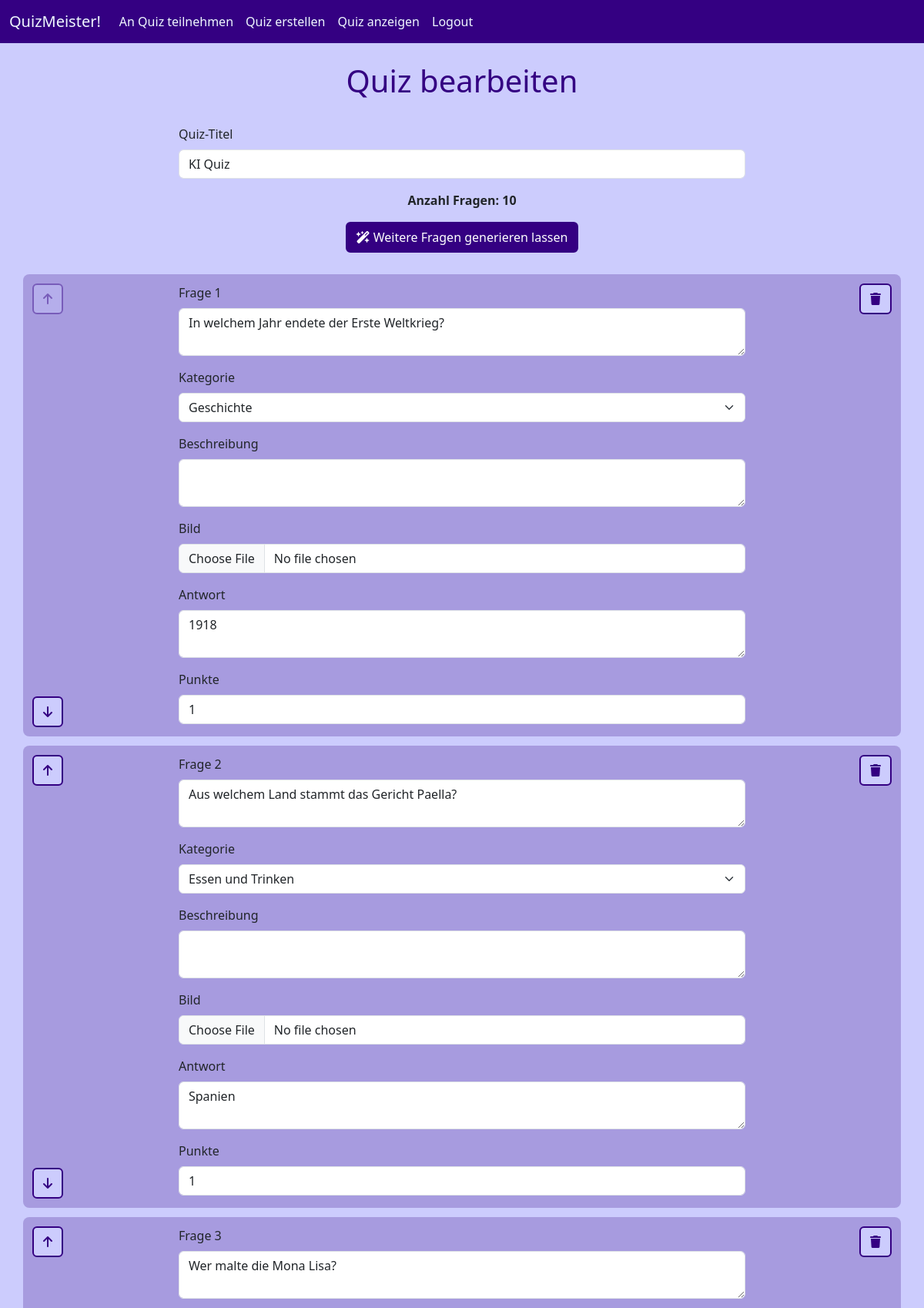
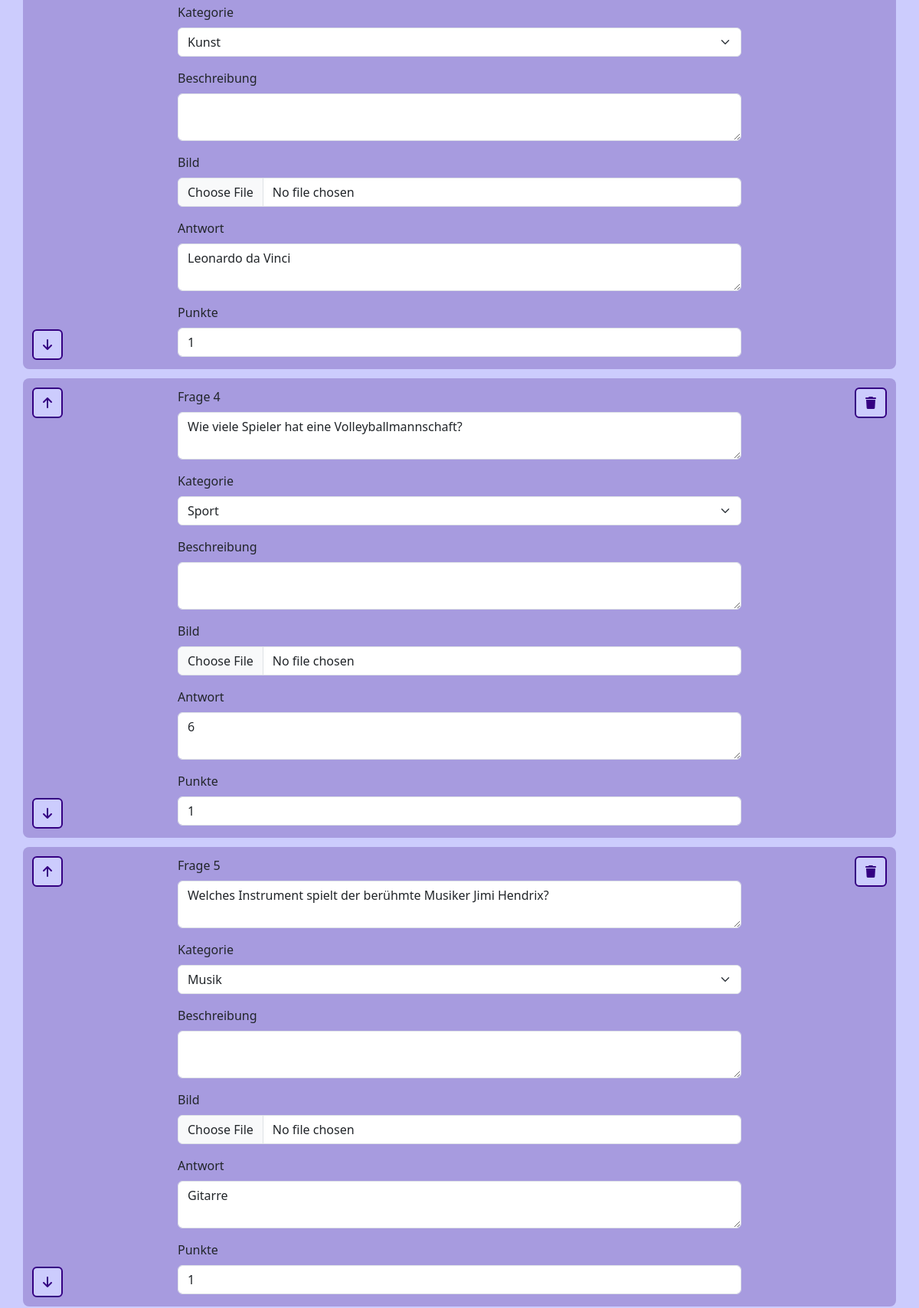
Page /editquiz/10 (signed in, upper part) on the committed database (2 pictures, top to bottom).
### tables this page shows
CREATE TABLE quizzes (quiz_id INTEGER PRIMARY KEY AUTOINCREMENT, title TEXT NOT NULL, number_of_questions INTEGER, user_id INTEGER NOT NULL);

CREATE TABLE questions (quiz_id INTEGER NOT NULL, question_id INTEGER NOT NULL, question TEXT NOT NULL, category TEXT NOT NULL, description TEXT, image TEXT, answer TEXT NOT NULL, points NUMERIC NOT NULL, PRIMARY KEY (quiz_id, question_id));

### quizzy.py (the view, shortened to what this page needs)
@app.route("/editquiz/<int:quiz_id>", methods=["GET", "POST"])
def editquiz(quiz_id):
    with sqlite3.connect("quizzy.db") as con:
        cur = con.cursor()
        cur.execute("SELECT * FROM quizzes WHERE quiz_id = (?)", (quiz_id,))
        quiz = cur.fetchone()
        cur.execute("SELECT * FROM questions WHERE quiz_id = (?)", (quiz_id,))
        questions = cur.fetchall()
    if quiz == None:
        return "Quiz nicht gefunden.", 404
    else:
        return render_template("editquiz.html", quiz=quiz, questions=questions)

### quizzy.py (called while the page is built)
@app.before_request
def require_login():
    allowed_routes = ["register", "login", "static"]
    if "username" not in session and request.endpoint not in allowed_routes:
        return redirect(url_for("login"))

### templates/editquiz.html (shortened to what this page needs)
<!DOCTYPE html>
<html lang="en">
{% include 'head.html' %}
<body>
    {% include 'navbar.html' %}
    <h1>Quiz bearbeiten</h1>
    <div class="container text-start">
        <form action="{{ url_for('editquiz', quiz_id=quiz[0]) }}" method="POST" enctype="multipart/form-data">
            <div class="row justify-content-center">
                <div class="col-8">
                    <div class="mb-3">
                        <label class="form-label">Quiz-Titel</label>
                        <input class="form-control" type="text" name="title" value="{{ quiz[1] }}" required></input>
                    </div>
                    <div class="text-center">
                        <div class="mb-3"><strong>Anzahl Fragen: <span id="question-counter">{{ quiz[2]
                                    }}</span></strong></div>
                        <button type="button" class="btn btn-secondary mb-3" data-bs-toggle="modal"
                            data-bs-target="#generateQuestionsModal"><i class="fa-solid fa-wand-magic-sparkles"></i>
                            Weitere Fragen generieren lassen</button>
                    </div>
                </div>
            </div>
            <div id="questions">
                {% for question in questions %}
                <div class="question" id="question-{{ question[1]-1 }}">
                    <div class="row justify-content-center with-background" style="padding-top: 12px;margin-top: 12px;">
                        <div class="col-2 position-relative">
                            <div class="position-absolute top-0 start-0"><button class="btn btn-primary"
                                    id="move-up-btn-{{ question[1]-1 }}" type="button" style="margin-left: 12px;"
                                    onclick="moveQuestionUp('{{ question[1]-1 }}')" {{ "disabled" if question[1]-1==0
                                    }}><i class="fa-solid fa-arrow-up"></i></button></div>
                            <div class="position-absolute bottom-0 start-0"><button class="btn btn-primary"
                                    id="move-down-btn-{{ question[1]-1 }}" type="button"
                                    style="margin-left: 12px; margin-bottom: 12px;"
                                    onclick="moveQuestionDown('{{ question[1]-1 }}')" {{ "disabled" if
                                    question[1]==questions|length }}><i class="fa-solid fa-arrow-down"></i></button>
                            </div>
                        </div>
                        <div class="col-8">
                            <div class="mb-3">
                                <label name="inputQuestion" class="form-label">Frage {{ question[1]
                                    }}</label>
                                <textarea class="form-control" type="text" id="question" rows="2"
                                    name="questions[{{ question[1]-1 }}][question]"
                                    required>{{  question[2] }}</textarea>
                            </div>
                            <div class="mb-3">
                                <label class="form-label">Kategorie</label>
                                <select class="form-select" id="category"
                                    name="questions[{{ question[1]-1 }}][category]" required>
                                    <option {{ "selected" if question[3]=="Essen und Trinken" }}>Essen und Trinken
                                    </option>
                                    <option {{ "selected" if question[3]=="Geschichte" }}>Geschichte</option>
                                    <option {{ "selected" if question[3]=="Kunst" }}>Kunst</option>
                                    <option {{ "selected" if question[3]=="Musik" }}>Musik</option>
                                    <option {{ "selected" if question[3]=="Sport" }}>Sport</option>
                                </select>
                            </div>
                            <div class="mb-3">
                                <label class="form-label">Beschreibung</label>
                                <textarea class="form-control" type="text" id="description" rows="2"
                                    name="questions[{{ question[1]-1 }}][description]">{{ question[4] }}</textarea>
                            </div>
                            {% if question[5] != None %}
                            <div class="mb-3" id="image-{{ question[1]-1 }}">
                                <input class="form-control" type="text" id="image-filename"
                                    name="questions[{{ question[1]-1 }}][image-filename]" value="{{ question[5] }}"
                                    hidden></input>
                                <label class="form-label">Bild</label><br>
                                <img class="img-fluid" style="max-width: 60%;"
                                    src="../static/FileUploads/{{ question[5] }}"></img></p>
                                <button class="btn btn-primary" type="button"
                                    onclick="deleteImage('{{ question[1]-1 }}')"><i class="fa-solid fa-trash"></i> Bild
                                    löschen oder ändern</button>
                            </div>
                            {% else %}
                            <div class="mb-3">
                                <label class="form-label">Bild</label>
                                <input class="form-control" type="file" id="image"
                                    name="questions[{{ question[1]-1 }}][image]"></input>
                            </div>
                            {% endif %}
                            <div class="mb-3">
                                <label class="form-label">Antwort</label>
                                <textarea class="form-control" type="text" id="answer" rows="2"
                                    name="questions[{{ question[1]-1 }}][answer]" required>{{ question[6] }}</textarea>
                            </div>
                            <div class="mb-3">
                                <label class="form-label">Punkte</label>
                                <input class="form-control" type="number" id="points"
                                    name="questions[{{ question[1]-1 }}][points]" value="{{ question[7] }}" min="0"
                                    max="5" step="0.5" required></input>
                            </div>
                        </div>
                        <div class="col-2 text-end">
                            <button class="btn btn-primary" type="button" id="delete-question-btn-{{ question[1]-1 }}"
                                onclick="deleteQuestion('{{ question[1]-1 }}')" {{ "disabled" if questions|length==1
                                }}><i class="fa-solid fa-trash"></i></button>
                        </div>
                    </div>
                </div>
                {% endfor %}
            </div>
        </form>
    </div>
</body>
</html>

### templates/head.html (shortened to what this page needs)
<head>
    <link href="https://cdn.jsdelivr.net/npm/bootstrap@5.3.3/dist/css/bootstrap.min.css" rel="stylesheet"
>
    <link rel="stylesheet" href="https://cdnjs.cloudflare.com/ajax/libs/font-awesome/6.6.0/css/all.min.css">
    <link rel="stylesheet" href="{{ url_for('static', filename='style.css') }}">
</head>

### templates/navbar.html (shortened to what this page needs)
<nav class="navbar navbar-expand-lg bg-body-tertiary">
    <div class="container-fluid">
        <a class="navbar-brand mb-0 h1" href="/" style="color: aliceblue;">QuizMeister!</a>
        <div class="navbar-collapse collapse" id="navbar-index">
            <ul class="navbar-nav me-auto mb-2 mb-lg-0">
                <li class="nav-item">
                    <a class="nav-link" aria-current="page" href="{{ url_for('playquiz') }}"
                        style="color: aliceblue;">An Quiz teilnehmen</a>
                </li>
                <li class="nav-item">
                    <a class="nav-link" aria-current="page" href="{{ url_for('createquiz') }}"
                        style="color: aliceblue;">Quiz erstellen</a>
                </li>
                <li class="nav-item">
                    <a class="nav-link" aria-current="page" href="{{ url_for('quizoverview') }}"
                        style="color: aliceblue;">Quiz anzeigen</a>
                </li>
                <li class="nav-item">
                    <a class="nav-link" aria-current="page" href="{{ url_for('logout') }}"
                        style="color: aliceblue;">Logout</a>
                </li>
            </ul>
        </div>
    </div>
</nav>

### static/style.css (style rules this page uses)
body { text-align: center; background-color: #ccccfd; }
a { color: rgb(52, 0, 130); }
h1 { color: rgb(52, 0, 130); padding-top: 25px; padding-bottom: 25px; }
ul { list-style-type: none; }
.navbar-expand-lg { background-color: rgb(52, 0, 130) !important; }
.btn-primary { background-color: #ccccfd; border-color: rgb(52, 0, 130); border-width: 2px; color: rgb(52, 0, 130); font-weight: 500; }
.btn-primary:disabled { background-color: #ccccfd; border-color: rgb(52, 0, 130); border-width: 2px; color: rgb(52, 0, 130); font-weight: 500; opacity: 40%; }
.btn-secondary { background-color: rgb(52, 0, 130); border-color: rgb(52, 0, 130); font-weight: 500; border-width: 2px; }
.with-background { background-color: rgba(52, 0, 130, 0.244); border-style: solid; border-width: 0px; border-radius: 8px; }

### rows in the picture
quizzes: title "KI Quiz", number_of_questions "10"
questions: question "1", question "In welchem Jahr endete der Erste Weltkrieg?", answer "1918", points "1"
questions: question "2", question "Aus welchem Land stammt das Gericht Paella?", answer "Spanien", points "1"
questions: question "3", question "Wer malte die Mona Lisa?", answer "Leonardo da Vinci", points "1"
questions: question "4", question "Wie viele Spieler hat eine Volleyballmannschaft?", answer "6", points "1"
questions: question "5", question "Welches Instrument spielt der berühmte Musiker Jimi Hendrix?", answer "Gitarre", points "1"
